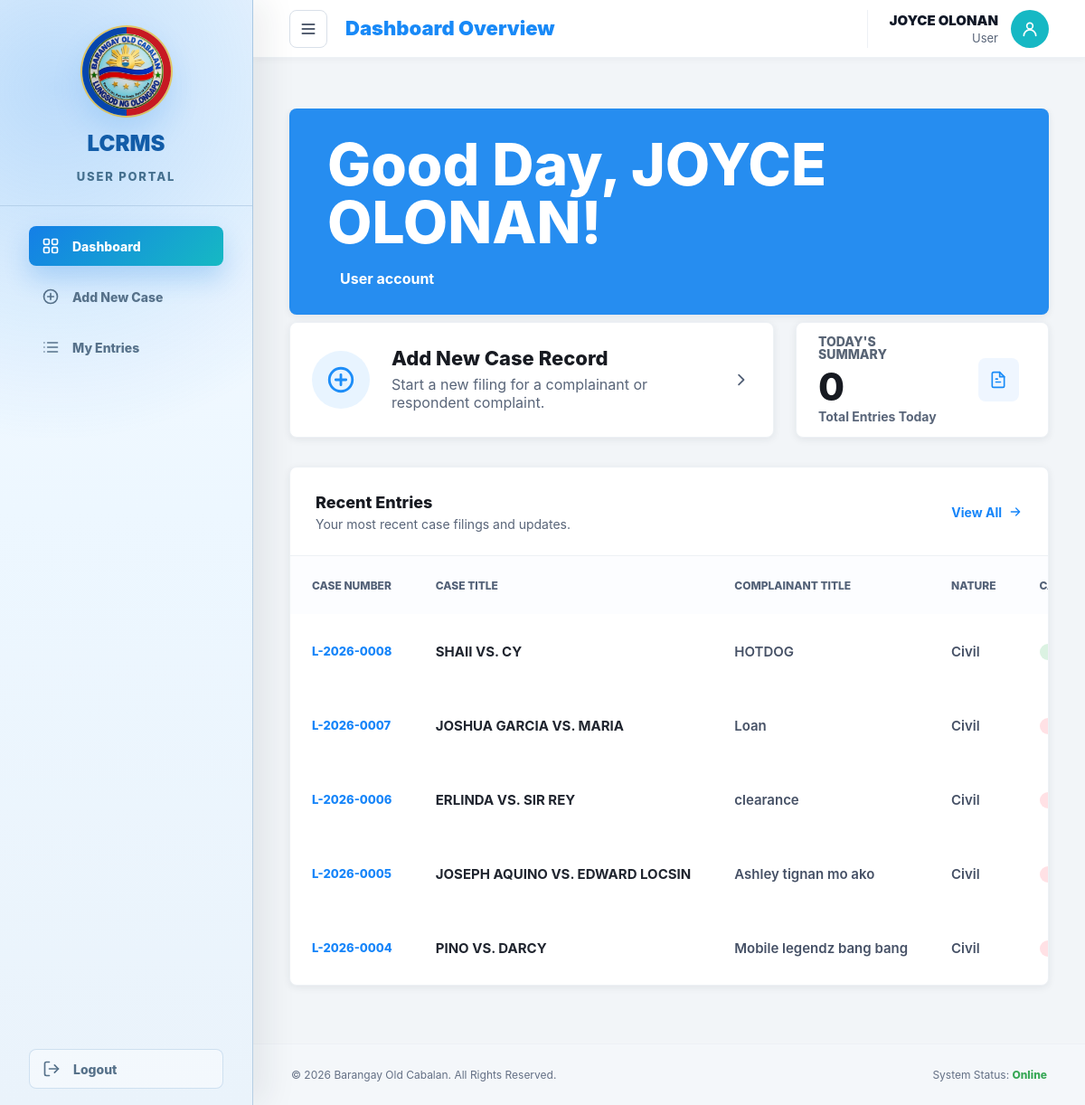
Page /user/dashboard.php (signed in) on the committed database.
### tables this page shows
CREATE TABLE IF NOT EXISTS `cases` (
  `case_id` int unsigned NOT NULL AUTO_INCREMENT,
  `main_point_of_agreement` text,
  `created_by` varchar(150) NOT NULL DEFAULT 'System',
  `created_at` datetime NOT NULL DEFAULT CURRENT_TIMESTAMP,
  `updated_at` datetime DEFAULT NULL,
  `case_number` varchar(50) NOT NULL DEFAULT '',
  `case_title` varchar(255) NOT NULL DEFAULT '',
  `compliant_name` varchar(255) NOT NULL DEFAULT '',
  `nature_of_case` varchar(100) NOT NULL DEFAULT '',
  `date_filed` date NOT NULL,
  `initial_confrontion_page` date DEFAULT NULL,
  `status` varchar(50) NOT NULL DEFAULT 'CFA (Certificate of File Action)',
  `settlement_date` date DEFAULT NULL,
  `execution_date` date DEFAULT NULL,
  `case_description` text,
  `complainant_title` varchar(255) NOT NULL DEFAULT '',
  `date_initial_confrontation` date DEFAULT NULL,
  `case_status` varchar(50) NOT NULL DEFAULT 'CFA (Certificate of File Action)',
  `date_settlement_award` date DEFAULT NULL,
  `date_execution` date DEFAULT NULL,
  `detailed_case_description` text,
  `complainant_full_name` varchar(255) NOT NULL DEFAULT '',
  `complainant_address` text,
  `complainant_status` varchar(100) NOT NULL DEFAULT '',
  `complainant_religion` varchar(100) NOT NULL DEFAULT '',
  `complainant_birthdate` date DEFAULT NULL,
  `complainant_age` int unsigned DEFAULT NULL,
  `complainant_government_id` varchar(150) NOT NULL DEFAULT '',
  `complainant_contact_number` varchar(50) NOT NULL DEFAULT '',
  `respondent_full_name` varchar(255) NOT NULL DEFAULT '',
  `respondent_address` text,
  `respondent_contact_number` varchar(50) NOT NULL DEFAULT '',
  `date_created` datetime NOT NULL DEFAULT CURRENT_TIMESTAMP,
  `created_by_user_id` int unsigned NOT NULL DEFAULT '0',
  PRIMARY KEY (`case_id`),
  UNIQUE KEY `case_number` (`case_number`),
  UNIQUE KEY `cases_case_number_unique` (`case_number`),
  KEY `cases_created_by_user_id_index` (`created_by_user_id`)
);

### includes/auth_common.php (called while the page is built, shortened)
<?php
function lcrms_normalize_role(string $role): string
{
    $role = strtoupper(trim($role));
    return $role === 'ADMIN' ? 'ADMIN' : 'USER';
}
function lcrms_role_label(string $role): string
{
    return lcrms_normalize_role($role) === 'ADMIN' ? 'Admin' : 'User';
}
function lcrms_db(): mysqli
{
    global $conn;
    mysqli_set_charset($conn, 'utf8mb4');
    return $conn;
}
function lcrms_fetch_account_by_id(int $id): ?array
{
    $conn = lcrms_db();
    $stmt = mysqli_prepare($conn, 'SELECT id, fullname, username, role FROM users WHERE id = ? LIMIT 1');
    mysqli_stmt_bind_param($stmt, 'i', $id);
    mysqli_stmt_execute($stmt);
    $result = mysqli_stmt_get_result($stmt);
    $account = $result ? mysqli_fetch_assoc($result) : null;
    return $account ?: null;
}
function lcrms_set_account_session(array $account): void
{
    $role = lcrms_normalize_role((string) ($account['role'] ?? 'USER'));
    $roleLabel = lcrms_role_label($role);
    $userId = (int) $account['id'];
    $fullname = (string) ($account['fullname'] ?? $account['username'] ?? '');
    $username = (string) ($account['username'] ?? '');
}
function lcrms_current_account(): ?array
{
    $id = (int) ($_SESSION['user_id'] ?? $_SESSION['account_id'] ?? $_SESSION['admin_id'] ?? 0);
    $account = lcrms_fetch_account_by_id($id);
    return $account;
}
?>

### user/models/CaseModel.php (called while the page is built, shortened)
<?php
class CaseModel
{
    public function __construct(private mysqli $conn)
    {
        mysqli_set_charset($this->conn, 'utf8mb4');
        $this->ensureTable();
        $this->ensureActivityLogTable();
    }
    public function countTodayForAccount(array $account): int
    {
        $ownerId = $this->currentAccountId($account);
        $createdBy = $this->currentFullname($account);
        $stmt = mysqli_prepare(
            $this->conn,
            "SELECT COUNT(*) AS total
            FROM cases
            WHERE DATE(date_created) = CURDATE()
                AND ((created_by_user_id > 0 AND created_by_user_id = ?) OR (created_by_user_id = 0 AND created_by = ?))"
        );
        mysqli_stmt_bind_param($stmt, 'is', $ownerId, $createdBy);
        mysqli_stmt_execute($stmt);
        $result = mysqli_stmt_get_result($stmt);
        $row = $result ? mysqli_fetch_assoc($result) : null;
        return (int) ($row['total'] ?? 0);
    }
    private function currentFullname(array $account): string
    {
        $fullname = trim((string) ($account['fullname'] ?? $_SESSION['fullname'] ?? $_SESSION['account_fullname'] ?? ''));
        return $fullname !== '' ? $fullname : 'System';
    }
    private function currentAccountId(array $account): int
    {
        return (int) ($account['id'] ?? $_SESSION['user_id'] ?? $_SESSION['account_id'] ?? 0);
    }
    private function ensureTable(): void
    {
        foreach ($columns as $column => $sql) {
            if (!$this->columnExists('cases', $column)) {
                $this->executeStatement($sql);
            }
        }
        $this->migrateLegacyCasesTable();
        if (!$this->indexExists('cases', 'cases_case_number_unique')) {
            $this->executeStatement('ALTER TABLE cases ADD UNIQUE KEY cases_case_number_unique (case_number)');
        }
        if (!$this->indexExists('cases', 'cases_created_by_user_id_index')) {
            $this->executeStatement('ALTER TABLE cases ADD INDEX cases_created_by_user_id_index (created_by_user_id)');
        }
    }
    private function ensureActivityLogTable(): void
    {
        $columns = [
            'action' => "ALTER TABLE activity_logs ADD COLUMN action VARCHAR(100) NOT NULL DEFAULT ''",
            'case_number' => "ALTER TABLE activity_logs ADD COLUMN case_number VARCHAR(20) NOT NULL DEFAULT ''",
            'case_title' => "ALTER TABLE activity_logs ADD COLUMN case_title VARCHAR(255) NOT NULL DEFAULT ''",
            'performed_by' => "ALTER TABLE activity_logs ADD COLUMN performed_by VARCHAR(150) NOT NULL DEFAULT ''",
            'date_time' => 'ALTER TABLE activity_logs ADD COLUMN date_time DATETIME NOT NULL DEFAULT CURRENT_TIMESTAMP',
            'action_type' => "ALTER TABLE activity_logs ADD COLUMN action_type VARCHAR(50) NOT NULL DEFAULT 'USER_ACTION'",
            'username_affected' => "ALTER TABLE activity_logs ADD COLUMN username_affected VARCHAR(150) NOT NULL DEFAULT ''",
            'admin_username' => "ALTER TABLE activity_logs ADD COLUMN admin_username VARCHAR(150) NOT NULL DEFAULT ''",
            'created_at' => 'ALTER TABLE activity_logs ADD COLUMN created_at TIMESTAMP NOT NULL DEFAULT CURRENT_TIMESTAMP',
        ];
        foreach ($columns as $column => $sql) {
            if (!$this->columnExists('activity_logs', $column)) {
                $this->executeStatement($sql);
            }
        }
        $this->migrateLegacyActivityLogsTable();
    }
    private function migrateLegacyCasesTable(): void
    {
        if ($this->columnExists('cases', 'case_id')) {
            $this->executeStatement('ALTER TABLE cases MODIFY case_id INT UNSIGNED NOT NULL AUTO_INCREMENT');
        }
        if ($this->columnExists('cases', 'created_by')) {
            $this->executeStatement("ALTER TABLE cases MODIFY created_by VARCHAR(150) NOT NULL DEFAULT 'System'");
        }
        if ($this->columnExists('cases', 'created_at')) {
            $this->executeStatement('ALTER TABLE cases MODIFY created_at DATETIME NOT NULL DEFAULT CURRENT_TIMESTAMP');
        }
        if ($this->columnExists('cases', 'updated_at')) {
            $this->executeStatement('ALTER TABLE cases MODIFY updated_at DATETIME NULL DEFAULT NULL');
        }
        if ($this->columnExists('cases', 'status')) {
            $this->executeStatement("ALTER TABLE cases MODIFY status VARCHAR(50) NOT NULL DEFAULT 'Mediation'");
        }
        if ($this->columnExists('cases', 'case_status')) {
            $this->executeStatement("ALTER TABLE cases MODIFY case_status VARCHAR(50) NOT NULL DEFAULT 'Mediation'");
        }
        if ($this->columnExists('cases', 'case_description')) {
            $this->executeStatement('ALTER TABLE cases MODIFY case_description TEXT NULL');
        }
        if ($this->columnExists('cases', 'main_point_of_agreement')) {
            $this->executeStatement('ALTER TABLE cases MODIFY main_point_of_agreement TEXT NULL');
        }
        if ($this->columnExists('cases', 'complainant_age')) {
            $this->executeStatement('ALTER TABLE cases MODIFY complainant_age INT UNSIGNED NULL');
        }
    }
    private function migrateLegacyActivityLogsTable(): void
    {
        if ($this->columnExists('activity_logs', 'log_id')) {
            $this->executeStatement('ALTER TABLE activity_logs MODIFY log_id INT UNSIGNED NOT NULL AUTO_INCREMENT');
        }
        if ($this->columnExists('activity_logs', 'user_id')) {
            $this->executeStatement('ALTER TABLE activity_logs MODIFY user_id INT UNSIGNED NOT NULL DEFAULT 0');
        }
        if ($this->columnExists('activity_logs', 'description')) {
            $this->executeStatement('ALTER TABLE activity_logs MODIFY description TEXT NULL');
        }
        if ($this->columnExists('activity_logs', 'log_date')) {
            $this->executeStatement('ALTER TABLE activity_logs MODIFY log_date DATETIME NOT NULL DEFAULT CURRENT_TIMESTAMP');
        }
    }
    private function columnExists(string $table, string $column): bool
    {
        $stmt = mysqli_prepare(
            $this->conn,
            'SELECT COUNT(*) AS total FROM INFORMATION_SCHEMA.COLUMNS WHERE TABLE_SCHEMA = DATABASE() AND TABLE_NAME = ? AND COLUMN_NAME = ?'
        );
        mysqli_stmt_bind_param($stmt, 'ss', $table, $column);
        mysqli_stmt_execute($stmt);
        $result = mysqli_stmt_get_result($stmt);
        $row = $result ? mysqli_fetch_assoc($result) : ['total' => 0];
        return (int) ($row['total'] ?? 0) > 0;
    }
    private function indexExists(string $table, string $index): bool
    {
        $stmt = mysqli_prepare(
            $this->conn,
            'SELECT COUNT(*) AS total FROM INFORMATION_SCHEMA.STATISTICS WHERE TABLE_SCHEMA = DATABASE() AND TABLE_NAME = ? AND INDEX_NAME = ?'
        );
        mysqli_stmt_bind_param($stmt, 'ss', $table, $index);
        mysqli_stmt_execute($stmt);
        $result = mysqli_stmt_get_result($stmt);
        $row = $result ? mysqli_fetch_assoc($result) : ['total' => 0];
        return (int) ($row['total'] ?? 0) > 0;
    }
    private function executeStatement(string $sql): void
    {
        $stmt = mysqli_prepare($this->conn, $sql);
    }
}

### user/dashboard.php (the view, shortened to what this page needs)
<?php
require_once __DIR__ . '/../includes/auth_user.php';
require_once __DIR__ . '/models/CaseModel.php';
$userName = $_SESSION['fullname'] ?? $_SESSION['username'] ?? 'User';
$account = lcrms_current_account();
$recentCases = [];
$entriesToday = 0;
if ($account) {
    $caseModel = new CaseModel(lcrms_db());
    $recentCases = $caseModel->listForAccount($account, '', 5);
    $entriesToday = $caseModel->countTodayForAccount($account);
}
function dashboard_entry_status_class(string $status): string
{
    $status = strtolower($status);
    if (str_contains($status, 'cfa') || str_contains($status, 'call for action')) {
        return 'status-cfa';
    }
    return 'status-c';
}
?>
<!DOCTYPE html>
<html lang="en">
<head>
    <link rel="stylesheet" href="../assets/css/user.css?v=<?php echo filemtime(__DIR__ . '/../assets/css/user.css'); ?>">
</head>
<body class="user-dashboard-page">
    <div class="user-layout">
        <?php include '../includes/user_nav.php'; ?>
        <div class="user-content">
            <?php include '../includes/user_header.php'; ?>
            <main class="dashboard-main">
                <section class="welcome-banner">
                    <h2>Good Day, <?php echo htmlspecialchars($userName); ?>!</h2>
                    <p><?php echo htmlspecialchars($_SESSION['role'] ?? 'User'); ?> account</p>
                </section>
                <section class="quick-grid" aria-label="Dashboard shortcuts">
                    <a class="add-case-card" href="add_cases.php">
                        <span class="round-action-icon">
                            <svg viewBox="0 0 24 24" aria-hidden="true">
                                <circle cx="12" cy="12" r="9"></circle>
                                <path d="M12 8v8M8 12h8"></path>
                            </svg>
                        </span>
                        <span class="add-case-copy">
                            <strong>Add New Case Record</strong>
                            <span>Start a new filing for a complainant or respondent complaint.</span>
                        </span>
                        <svg class="chevron-icon" viewBox="0 0 24 24" aria-hidden="true">
                            <path d="M9 18l6-6-6-6"></path>
                        </svg>
                    </a>
                    <article class="summary-card">
                        <div>
                            <h3>TODAY'S SUMMARY</h3>
                            <strong><?php echo $entriesToday; ?></strong>
                            <p>Total Entries Today</p>
                        </div>
                        <span class="summary-icon">
                            <svg viewBox="0 0 24 24" aria-hidden="true">
                                <path d="M14 2H6a2 2 0 0 0-2 2v16a2 2 0 0 0 2 2h12a2 2 0 0 0 2-2V8z"></path>
                                <path d="M14 2v6h6M9 15h6M9 11h2"></path>
                            </svg>
                        </span>
                    </article>
                </section>
                <section class="entries-card">
                    <div class="entries-head">
                        <div>
                            <h2>Recent Entries</h2>
                            <p>Your most recent case filings and updates.</p>
                        </div>
                        <a href="my_entries.php">
                            View All
                            <svg viewBox="0 0 24 24" aria-hidden="true">
                                <path d="M5 12h14M13 6l6 6-6 6"></path>
                            </svg>
                        </a>
                    </div>
                    <div class="table-wrap">
                        <table class="entries-table">
                            <thead>
                                <tr>
                                    <th>Case Number</th>
                                    <th>Case Title</th>
                                    <th>Complainant Title</th>
                                    <th>Nature</th>
                                    <th>Case Status</th>
                                </tr>
                            </thead>
                            <tbody>
                                <?php if ($recentCases === []): ?>
                                    <tr>
                                        <td class="entries-empty" colspan="6">No case records found.</td>
                                    </tr>
                                <?php else: ?>
                                    <?php foreach ($recentCases as $case): ?>
                                        <tr class="entry-row" data-entry-row data-case-detail-row data-case-id="<?php echo htmlspecialchars((string) $case['id']); ?>" tabindex="0" role="button">
                                            <td><a href="#" data-case-detail-link><?php echo htmlspecialchars((string) $case['case_number']); ?></a></td>
                                            <td><?php echo htmlspecialchars((string) $case['case_title']); ?></td>
                                            <td><?php echo htmlspecialchars((string) $case['complainant_title']); ?></td>
                                            <td><?php echo htmlspecialchars((string) ($case['nature_of_case'] ?? '')); ?></td>
                                            <td><span class="status-pill <?php echo dashboard_entry_status_class((string) $case['case_status']); ?>"></span></td>
                                        </tr>
                                    <?php endforeach; ?>
                                <?php endif; ?>
                            </tbody>
                        </table>
                    </div>
                </section>
            </main>
            <?php include '../includes/user_footer.php'; ?>
        </div>
    </div>
</body>
</html>

### rows in the picture
cases: case_number "L-2026-0008", case_title "SHAII VS. CY", complainant_title "HOTDOG", nature_of_case "Civil"
cases: case_number "L-2026-0007", case_title "JOSHUA GARCIA VS. MARIA", complainant_title "Loan", nature_of_case "Civil"
cases: case_number "L-2026-0006", case_title "ERLINDA VS. SIR REY", complainant_title "clearance", nature_of_case "Civil"
cases: case_number "L-2026-0005", case_title "JOSEPH AQUINO VS. EDWARD LOCSIN", complainant_title "Ashley tignan mo ako", nature_of_case "Civil"
cases: case_number "L-2026-0004", case_title "PINO VS. DARCY", complainant_title "Mobile legendz bang bang", nature_of_case "Civil"

### other values in the picture
$item['label'] "Dashboard"
$item['label'] "Add New Case"
$item['label'] "My Entries"
$pageTitle "Dashboard Overview"
$userName "JOYCE OLONAN"
$userRole "User"
$_SESSION['role'] "User"
$entriesToday "0"
$footerYear "2026"
